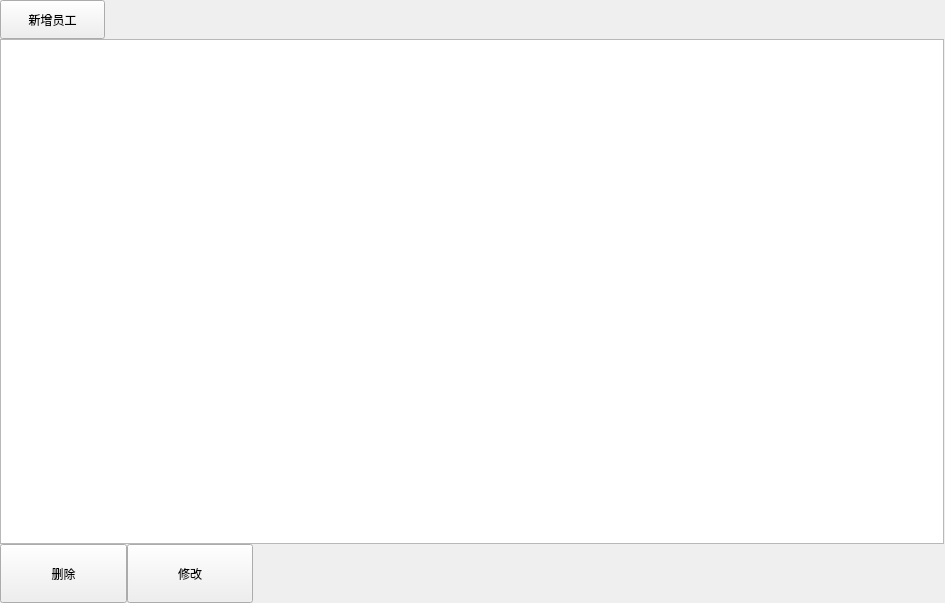
<?xml version="1.0" encoding="UTF-8"?>
<ui version="4.0">
 <class>Staff</class>
 <widget class="QWidget" name="Staff">
  <property name="geometry">
   <rect>
    <x>0</x>
    <y>0</y>
    <width>945</width>
    <height>603</height>
   </rect>
  </property>
  <property name="windowTitle">
   <string>Form</string>
  </property>
  <widget class="QWidget" name="layoutWidget">
   <property name="geometry">
    <rect>
     <x>0</x>
     <y>0</y>
     <width>944</width>
     <height>603</height>
    </rect>
   </property>
   <layout class="QVBoxLayout" name="verticalLayout_12">
    <property name="spacing">
     <number>0</number>
    </property>
    <item>
     <layout class="QHBoxLayout" name="horizontalLayout_4">
      <item>
       <widget class="QPushButton" name="add_staff">
        <property name="sizePolicy">
         <sizepolicy hsizetype="Expanding" vsizetype="Expanding">
          <horstretch>0</horstretch>
          <verstretch>0</verstretch>
         </sizepolicy>
        </property>
        <property name="minimumSize">
         <size>
          <width>105</width>
          <height>39</height>
         </size>
        </property>
        <property name="maximumSize">
         <size>
          <width>105</width>
          <height>39</height>
         </size>
        </property>
        <property name="text">
         <string>新增员工</string>
        </property>
       </widget>
      </item>
      <item>
       <spacer name="horizontalSpacer_2">
        <property name="orientation">
         <enum>Qt::Horizontal</enum>
        </property>
        <property name="sizeHint" stdset="0">
         <size>
          <width>40</width>
          <height>20</height>
         </size>
        </property>
       </spacer>
      </item>
     </layout>
    </item>
    <item>
     <layout class="QVBoxLayout" name="verticalLayout_5">
      <item>
       <widget class="QTableView" name="staff_table">
        <property name="minimumSize">
         <size>
          <width>940</width>
          <height>491</height>
         </size>
        </property>
       </widget>
      </item>
      <item>
       <layout class="QHBoxLayout" name="horizontalLayout_13">
        <item>
         <widget class="QPushButton" name="delete_staff">
          <property name="sizePolicy">
           <sizepolicy hsizetype="Minimum" vsizetype="Expanding">
            <horstretch>0</horstretch>
            <verstretch>0</verstretch>
           </sizepolicy>
          </property>
          <property name="minimumSize">
           <size>
            <width>127</width>
            <height>59</height>
           </size>
          </property>
          <property name="maximumSize">
           <size>
            <width>127</width>
            <height>59</height>
           </size>
          </property>
          <property name="text">
           <string>删除</string>
          </property>
         </widget>
        </item>
        <item>
         <widget class="QPushButton" name="update_staff">
          <property name="sizePolicy">
           <sizepolicy hsizetype="Minimum" vsizetype="Expanding">
            <horstretch>0</horstretch>
            <verstretch>0</verstretch>
           </sizepolicy>
          </property>
          <property name="minimumSize">
           <size>
            <width>126</width>
            <height>59</height>
           </size>
          </property>
          <property name="maximumSize">
           <size>
            <width>126</width>
            <height>59</height>
           </size>
          </property>
          <property name="text">
           <string>修改</string>
          </property>
         </widget>
        </item>
        <item>
         <spacer name="horizontalSpacer_3">
          <property name="orientation">
           <enum>Qt::Horizontal</enum>
          </property>
          <property name="sizeHint" stdset="0">
           <size>
            <width>40</width>
            <height>20</height>
           </size>
          </property>
         </spacer>
        </item>
       </layout>
      </item>
     </layout>
    </item>
   </layout>
  </widget>
 </widget>
 <resources/>
 <connections/>
</ui>
